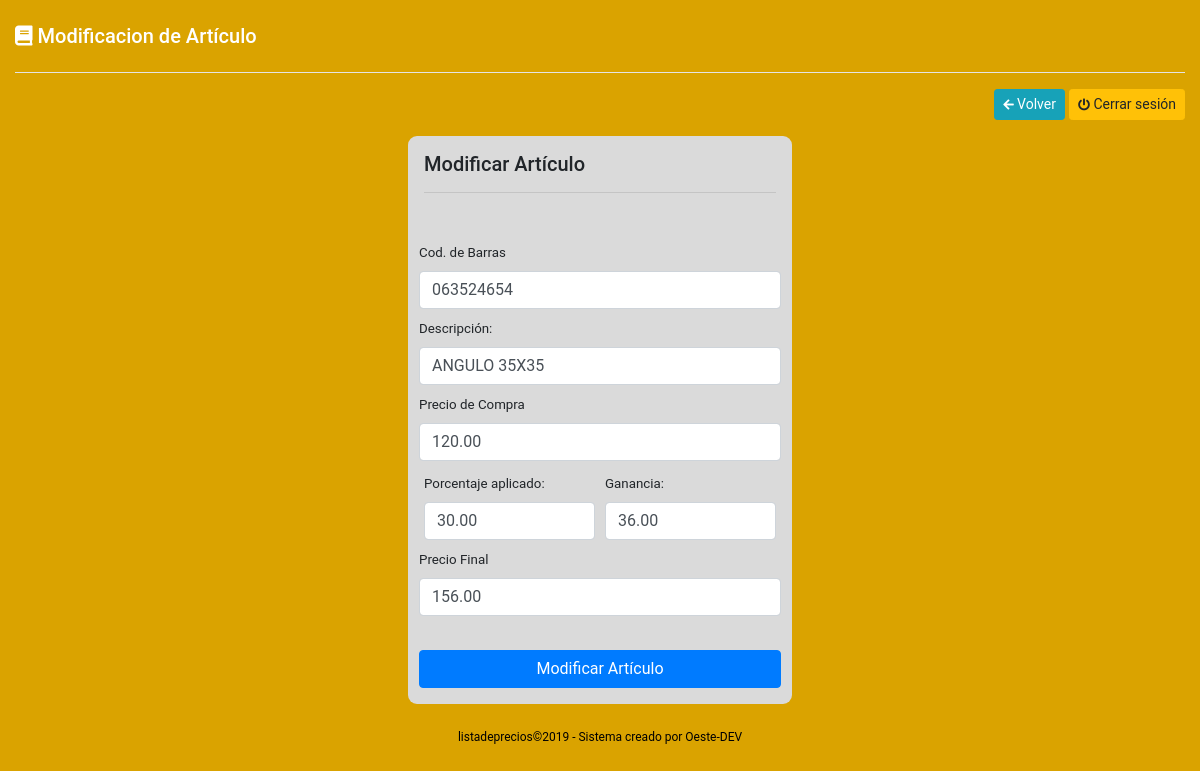
The page /modificar.php?id=47 (signed in) on the database its author committed.
### tables this page shows
CREATE TABLE IF NOT EXISTS `articulo` (
  `id_articulo` int(255) NOT NULL AUTO_INCREMENT,
  `codigo` varchar(255) NOT NULL,
  `descripcion` varchar(255) NOT NULL,
  `preciodecompra` decimal(10,2) NOT NULL,
  `porcentaje` decimal(10,2) NOT NULL,
  `ganancia` decimal(10,2) NOT NULL,
  `preciofinal` decimal(10,2) NOT NULL,
  PRIMARY KEY (`id_articulo`)
);

### modificar.php (the view, shortened to what this page needs)
<!DOCTYPE html>
<html lang="es">
<?php include 'header.php';?>
<body>
  <div class="container-fluid mt-4">
    <div class="row">
      <div class="col-md-6">
        <h5 style="color: white;"><i class="fa fa-book" style="font-size: 20px;"></i>  Modificacion de Artículo </h5>
      </div>
      <div class="col-md-6">
      </div>
    </div>
    <hr class="bg-white">
    <div class="row">
      <div class="col-md-6">
      </div>
      <div class="col-md-6 text-right">
        <a class="btn btn-info btn-sm" href="home.php" ><i class="fa fa-arrow-left"></i> Volver</a>
        <a class="btn btn-warning btn-sm" href="logout.php"><i class="fa fa-power-off"></i> Cerrar sesión</a>
      </div>
    </div>
    <div class="row mt-2">
      <div class="col-md-4 offset-md-4 p-2">
        <div class="formulario">
          <h5>Modificar Artículo</h5>
          <hr>
          <br>
          <?php
          require 'conexion/conexion.php';
          $id= $_GET['id'];
          $query_orden=mysqli_query($conn,"select * from articulo where id_articulo='$id'");
          while($rw=mysqli_fetch_array($query_orden))
          {
          ?>
          <form action="procesos/modificar.php?id=<?php echo $rw['id_articulo']; ?>" method="post">
            <div class="form-row">
                <label>Cod. de Barras</label>
                <input type="text" class="form-control" id="dato_uno" name="dato_uno" value="<?php echo $rw['codigo']; ?>" onkeyup="javascript:this.value=this.value.toUpperCase();" required>
            </div>
            <div class="form-row">
                <label>Descripción:</label>
                <input type="text" class="form-control" name="dato_dos" id="dato_dos" value="<?php echo $rw['descripcion']; ?>" required onkeyup="javascript:this.value=this.value.toUpperCase();">
            </div>
            <div class="form-row">
                <label>Precio de Compra</label>
                <input type="number" class="form-control monto" name="dato_tres" id="dato_tres" step="any" value="<?php echo $rw['preciodecompra']; ?>" required onkeyup="sumar();">
            </div>
            <div class="form-row">
              <div class="col-md-6">
                <label>Porcentaje aplicado:</label>
                <input type="number" class="form-control monto" name="dato_cuatro" id="dato_cuatro" step="any" value="<?php echo $rw['porcentaje']; ?>" required onkeyup="sumar();">
              </div>
              <div class="col-md-6">
                <label>Ganancia:</label>
                <input class="form-control monto" name="dato_cinco" id="dato_cinco" value="<?php echo $rw['ganancia']; ?>" required>
              </div>
            </div>
            <div class="form-row">
                <label>Precio Final</label>
                <input class="form-control monto" name="dato_seis" id="dato_seis" value="<?php echo $rw['preciofinal']; ?>" required>
                <br>
            </div>
            <br>
            <div class="form-row">
              <button type="submit" class="btn btn-primary btn-block">Modificar Artículo</button>
            </div>
          </form>
          <?php
          }
          ?>
        </div>
      </div>
    </div>
  </div>
  <?php include 'footer.php';?>
</body>
</html>

### rows shown on the page
articulo: dato_uno "063524654", dato_dos "ANGULO 35X35", dato_tres "120.00", dato_cuatro "30.00", dato_cinco "36.00", dato_seis "156.00"
